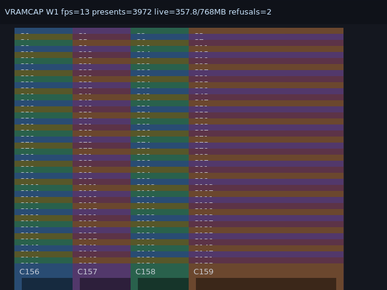
#> input picture docs/render_gpu_converge/evidence/P2.6/golden-drift/i5-vram/current/vram_win1.png, 387 x 290 px, shrunk from 640 x 480 before the run
$ python -i analyze_golden.py   (imports and definitions only)
#> lines starting #> are read from the running program, lines starting #| are printed output that depends on the picture; after the words box and inside, x2 and y2 are one past the last pixel; in counts of white or black regions, pixels touching at a corner belong together
#> further down, picture is the input picture: PIL image 387x290 RGB; mean R, G, B 66.4, 59, 65.4
#!/usr/bin/env python3
"""Analyze one current-vs-baseline golden pair for the P2.6 22-window drift.

Outputs a JSON row per pair (full-image diff count, max channel delta, bbox,
HUD/content split, edge-adjacency fraction, interior sample matches, ±2px shift
search, channel-delta histogram) plus visual artifacts:
  diff.png     red = differing pixel (amplified), gray = identical
  compare.png  baseline (top) / current (bottom) side-by-side view
"""
from __future__ import annotations
import argparse
import json
import os
import sys
from collections import Counter
from PIL import Image, ImageChops, ImageFilter, ImageDraw

HEADER_H = 48
HUD_H = 72
EDGE_GRAD = 16


# [5 lines left out: function max_channel_image, not called in this run]


def count_nonzero(img: Image.Image) -> int:
    h = img.histogram()
    return sum(h[1:])


def content_box(size: tuple[int, int]) -> tuple[int, int, int, int]:
    w, h = size
    return (0, min(HEADER_H, h), w, max(0, h - HUD_H))


# [11 lines left out: function region_counts, not called in this run]


def edge_mask(img: Image.Image) -> Image.Image:
    g = img.convert("L")
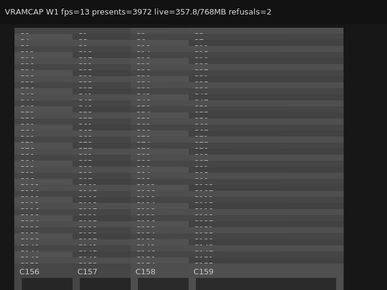
#> g: PIL image 387x290 L; min 0, max 225, mean 62
    hi = g.filter(ImageFilter.MaxFilter(3))
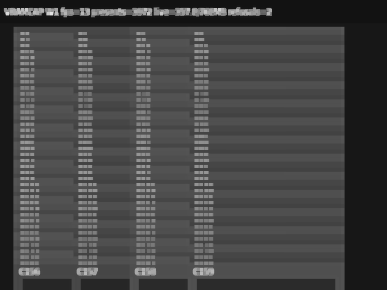
#> hi: PIL image 387x290 L; min 18, max 225, mean 68.7
    lo = g.filter(ImageFilter.MinFilter(3))
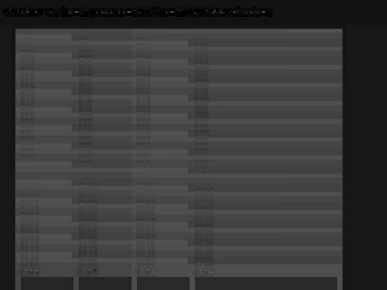
#> lo: PIL image 387x290 L; min 0, max 116, mean 57.6
    grad = ImageChops.subtract(hi, lo)
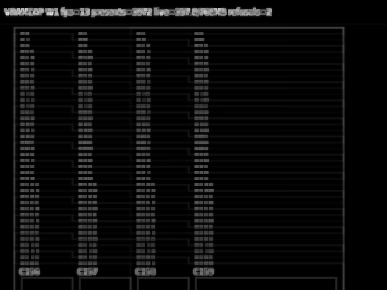
#> grad: PIL image 387x290 L; min 0, max 223, mean 11
    # 255 where local contrast >= EDGE_GRAD
    return grad.point(lambda v: 255 if v >= EDGE_GRAD else 0)
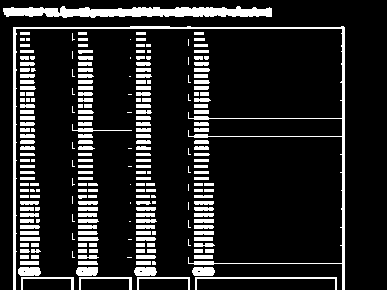
#> returned value: PIL image 387x290 L; 14.1% white; 239 white regions (56 under 20 px), largest, box (x1, y1, x2, y2) and area: (13, 26, 345, 290) 2939, (3, 6, 272, 18) 2251, (195, 277, 337, 290) 328


# [168 lines left out: functions interior_samples, shift_search, bucket_hist, find_max_pixels, make_diff, make_compare and 1 more, not called in this run]


# [2 lines not run here, left out]

>>> from PIL import Image
>>> picture = Image.open('../i5-vram/current/vram_win1.png')
>>> result = edge_mask(picture)
